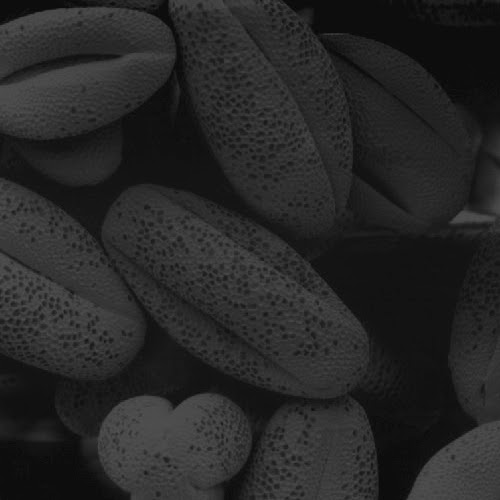
#> input picture LABORATORIOS/4. CORRECCION - CONTRASTE - GAMMA/darkPollen.jpg, 500 x 500 px
$ jupyter execute contraste.ipynb
#> lines starting #> are read from the running program, lines starting #| are printed output that depends on the picture
[cell 1]
import cv2
import numpy as np
import matplotlib.pyplot as plt

[cell 2]
img = cv2.imread("darkPollen.jpg")
#> img is the input picture: shape (500, 500, 3); min 5, max 85, mean 38.8

# Ajuste de contraste
c = 17

img_cont = cv2.convertScaleAbs(img, alpha=c, beta=0)
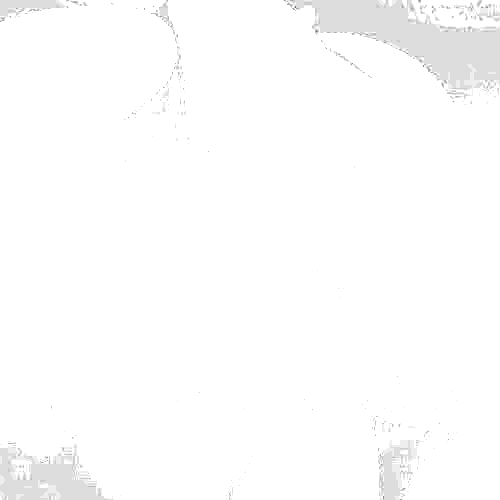
#> img_cont: shape (500, 500, 3); min 85, max 255, mean 252.8
img_cont = np.clip(img_cont, 0, 255).astype(np.uint8) # truncar a un rango de valores entre 0 y 255


# Ajuste de brillo
b = 50
img_brillo = cv2.add(img_cont, (b, b, b))
img_brillo = np.clip(img_brillo, 0, 255).astype(np.uint8)


# Corrección gamma
gamma = 0.8
img_gam = np.power(img_brillo/255.0, gamma)*255.0
img_gam = np.clip(img_gam, 0, 255).astype(np.uint8)

cv2.imshow("Imagen original", img)
cv2.imshow("Correccion de contraste", img_cont)
cv2.imshow("Correccion de brillo", img_brillo)
cv2.imshow("Correccion Gamma", img_gam)


cv2.waitKey(0)
cv2.destroyAllWindows()


$ run again, with LABORATORIOS/4. CORRECCION - CONTRASTE - GAMMA/1101.png saved as LABORATORIOS/4. CORRECCION - CONTRASTE - GAMMA/darkPollen.jpg
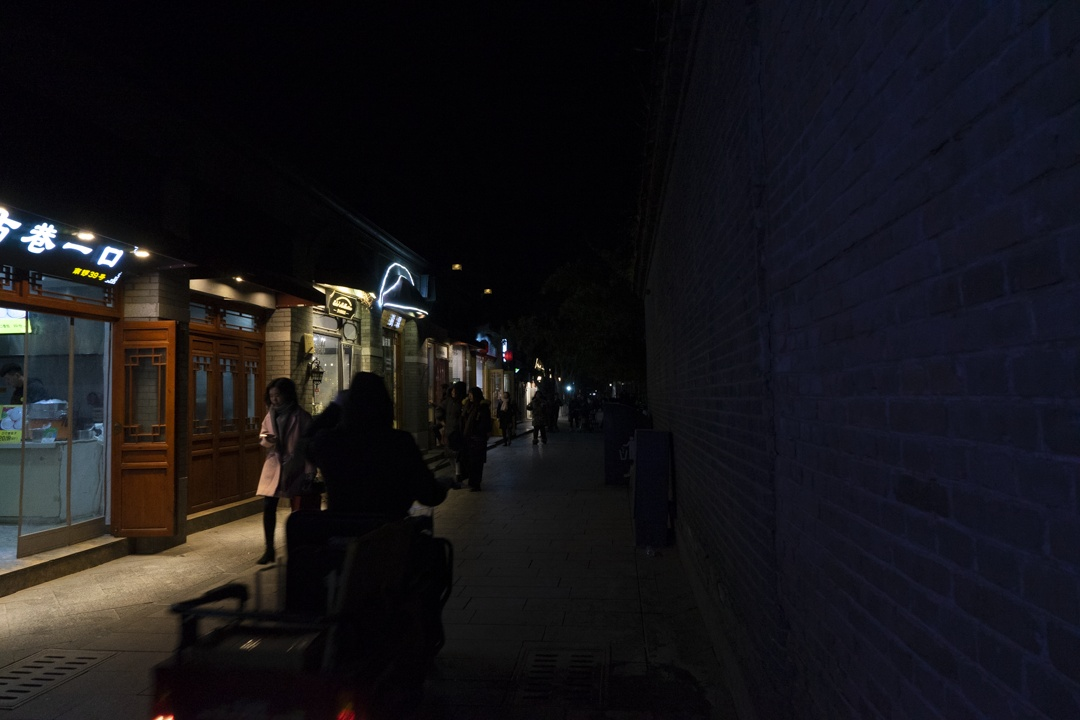
#> input picture LABORATORIOS/4. CORRECCION - CONTRASTE - GAMMA/1101.png, 1080 x 720 px
#> img is the input picture: shape (720, 1080, 3); mean B, G, R 25.2, 21.6, 23.2
#> `img_cont = cv2.convertScaleAbs(img, alpha=c, beta=0)`:
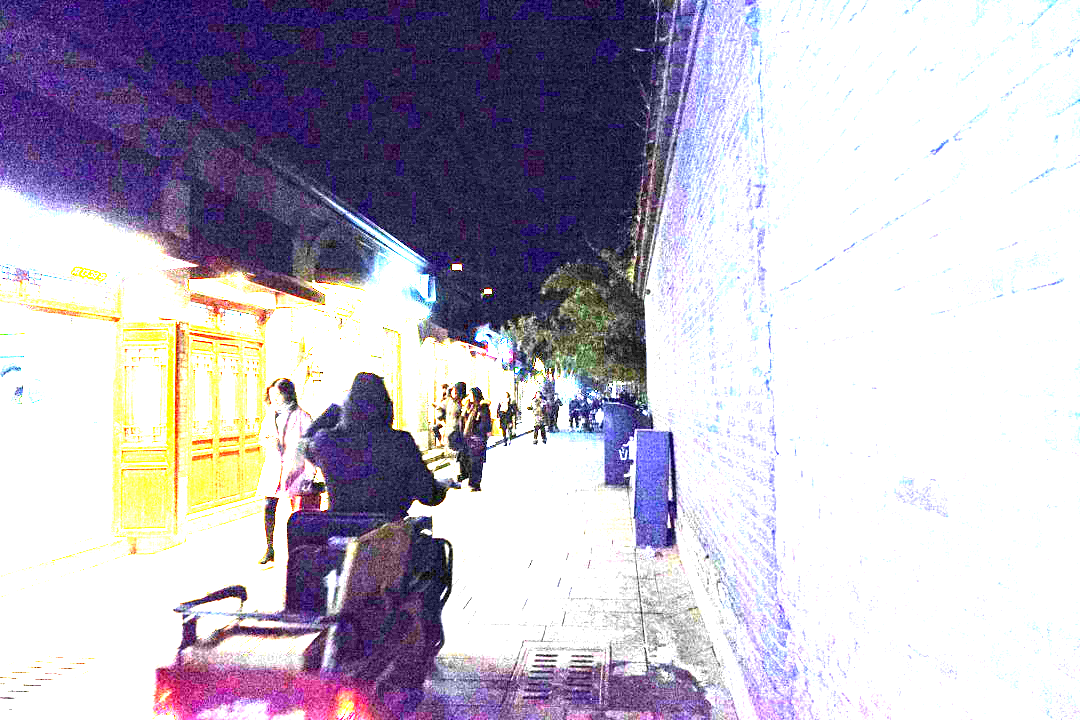
#> img_cont: shape (720, 1080, 3); mean B, G, R 195.5, 181.1, 187.3
#> `img_brillo = cv2.add(img_cont, (b, b, b))`:
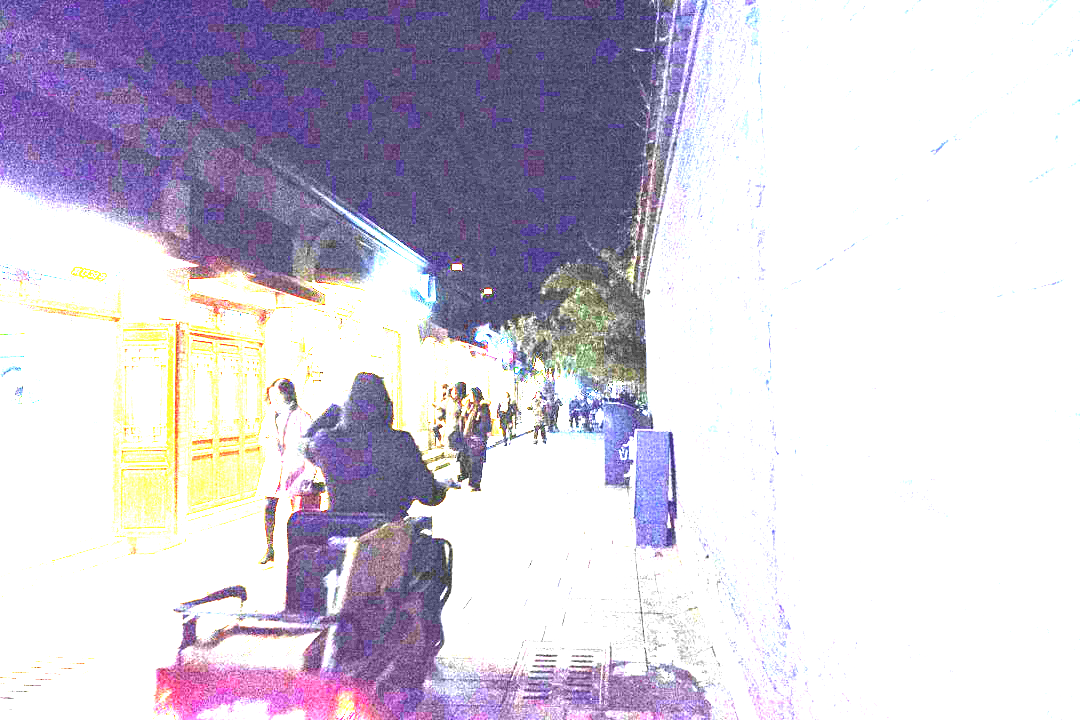
#> img_brillo: shape (720, 1080, 3); mean B, G, R 215.6, 201.5, 207.4
